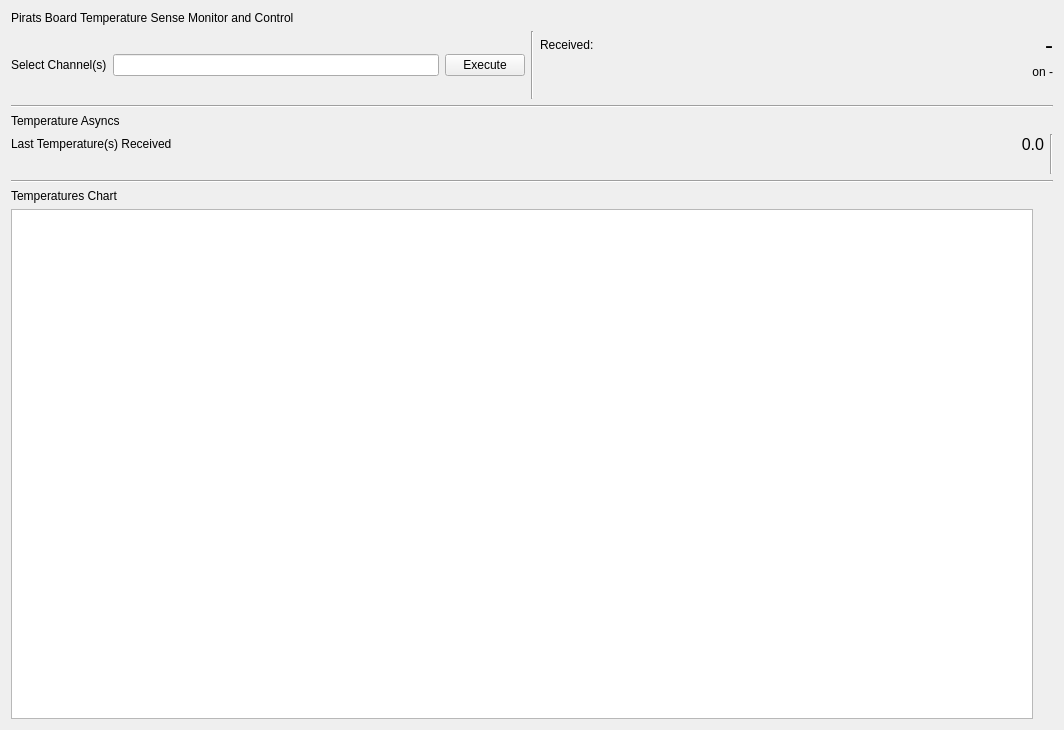
<?xml version="1.0" encoding="UTF-8"?>
<ui version="4.0">
 <class>ModulePiratsTempBig</class>
 <widget class="QWidget" name="ModulePiratsTempBig">
  <property name="geometry">
   <rect>
    <x>0</x>
    <y>0</y>
    <width>1064</width>
    <height>730</height>
   </rect>
  </property>
  <property name="windowTitle">
   <string>Pirats Temperature Module</string>
  </property>
  <layout class="QVBoxLayout" name="verticalLayout_11">
   <item>
    <layout class="QVBoxLayout" name="verticalLayout_8">
     <item>
      <widget class="QLabel" name="label">
       <property name="text">
        <string>Pirats Board Temperature Sense Monitor and Control</string>
       </property>
      </widget>
     </item>
     <item>
      <layout class="QHBoxLayout" name="horizontalLayout_10">
       <item>
        <layout class="QVBoxLayout" name="verticalLayout_5">
         <item>
          <layout class="QHBoxLayout" name="horizontalLayout_11">
           <item>
            <widget class="QLabel" name="label_9">
             <property name="text">
              <string>Select Channel(s)</string>
             </property>
            </widget>
           </item>
           <item>
            <widget class="QLineEdit" name="ledit_channel_set">
             <property name="text">
              <string/>
             </property>
            </widget>
           </item>
           <item>
            <widget class="QPushButton" name="pb_channel_set">
             <property name="text">
              <string>Execute</string>
             </property>
            </widget>
           </item>
          </layout>
         </item>
         <item>
          <layout class="QGridLayout" name="gridLayout"/>
         </item>
        </layout>
       </item>
       <item>
        <widget class="Line" name="line_6">
         <property name="orientation">
          <enum>Qt::Vertical</enum>
         </property>
        </widget>
       </item>
       <item>
        <layout class="QVBoxLayout" name="verticalLayout_6">
         <item>
          <layout class="QHBoxLayout" name="horizontalLayout_12">
           <item>
            <widget class="QLabel" name="label_10">
             <property name="text">
              <string>Received:</string>
             </property>
            </widget>
           </item>
           <item>
            <spacer name="horizontalSpacer_10">
             <property name="orientation">
              <enum>Qt::Horizontal</enum>
             </property>
             <property name="sizeHint" stdset="0">
              <size>
               <width>40</width>
               <height>20</height>
              </size>
             </property>
            </spacer>
           </item>
           <item>
            <widget class="QLabel" name="lbl_set_channel_recvd">
             <property name="minimumSize">
              <size>
               <width>150</width>
               <height>0</height>
              </size>
             </property>
             <property name="font">
              <font>
               <pointsize>18</pointsize>
              </font>
             </property>
             <property name="text">
              <string>-</string>
             </property>
             <property name="alignment">
              <set>Qt::AlignRight|Qt::AlignTrailing|Qt::AlignVCenter</set>
             </property>
            </widget>
           </item>
          </layout>
         </item>
         <item>
          <widget class="QLabel" name="lbl_set_channel_recvd_on">
           <property name="text">
            <string>on -</string>
           </property>
           <property name="alignment">
            <set>Qt::AlignRight|Qt::AlignTrailing|Qt::AlignVCenter</set>
           </property>
          </widget>
         </item>
         <item>
          <spacer name="horizontalSpacer_11">
           <property name="orientation">
            <enum>Qt::Horizontal</enum>
           </property>
           <property name="sizeHint" stdset="0">
            <size>
             <width>40</width>
             <height>20</height>
            </size>
           </property>
          </spacer>
         </item>
        </layout>
       </item>
      </layout>
     </item>
    </layout>
   </item>
   <item>
    <widget class="Line" name="line">
     <property name="orientation">
      <enum>Qt::Horizontal</enum>
     </property>
    </widget>
   </item>
   <item>
    <layout class="QVBoxLayout" name="verticalLayout_9">
     <item>
      <widget class="QLabel" name="label_7">
       <property name="text">
        <string>Temperature Asyncs</string>
       </property>
      </widget>
     </item>
     <item>
      <layout class="QHBoxLayout" name="horizontalLayout_8">
       <item>
        <layout class="QVBoxLayout" name="verticalLayout_4">
         <item>
          <layout class="QHBoxLayout" name="horizontalLayout_7">
           <item>
            <widget class="QLabel" name="label_3">
             <property name="text">
              <string>Last Temperature(s) Received</string>
             </property>
            </widget>
           </item>
           <item>
            <spacer name="horizontalSpacer_3">
             <property name="orientation">
              <enum>Qt::Horizontal</enum>
             </property>
             <property name="sizeHint" stdset="0">
              <size>
               <width>40</width>
               <height>20</height>
              </size>
             </property>
            </spacer>
           </item>
           <item>
            <widget class="QLabel" name="lbl_last_temp">
             <property name="minimumSize">
              <size>
               <width>0</width>
               <height>0</height>
              </size>
             </property>
             <property name="font">
              <font>
               <pointsize>12</pointsize>
              </font>
             </property>
             <property name="text">
              <string>0.0</string>
             </property>
             <property name="alignment">
              <set>Qt::AlignRight|Qt::AlignTrailing|Qt::AlignVCenter</set>
             </property>
            </widget>
           </item>
          </layout>
         </item>
         <item>
          <spacer name="horizontalSpacer_7">
           <property name="orientation">
            <enum>Qt::Horizontal</enum>
           </property>
           <property name="sizeHint" stdset="0">
            <size>
             <width>40</width>
             <height>20</height>
            </size>
           </property>
          </spacer>
         </item>
        </layout>
       </item>
       <item>
        <widget class="Line" name="line_3">
         <property name="orientation">
          <enum>Qt::Vertical</enum>
         </property>
        </widget>
       </item>
      </layout>
     </item>
    </layout>
   </item>
   <item>
    <widget class="Line" name="line_4">
     <property name="orientation">
      <enum>Qt::Horizontal</enum>
     </property>
    </widget>
   </item>
   <item>
    <layout class="QVBoxLayout" name="verticalLayout_10">
     <item>
      <widget class="QLabel" name="label_8">
       <property name="text">
        <string>Temperatures Chart</string>
       </property>
      </widget>
     </item>
     <item>
      <layout class="QHBoxLayout" name="horizontalLayout_6">
       <item>
        <widget class="PlotWidget" name="chart"/>
       </item>
       <item>
        <spacer name="verticalSpacer">
         <property name="orientation">
          <enum>Qt::Vertical</enum>
         </property>
         <property name="sizeHint" stdset="0">
          <size>
           <width>20</width>
           <height>40</height>
          </size>
         </property>
        </spacer>
       </item>
      </layout>
     </item>
    </layout>
   </item>
  </layout>
 </widget>
 <customwidgets>
  <customwidget>
   <class>PlotWidget</class>
   <extends>QGraphicsView</extends>
   <header>pyqtgraph</header>
  </customwidget>
 </customwidgets>
 <resources/>
 <connections/>
</ui>
